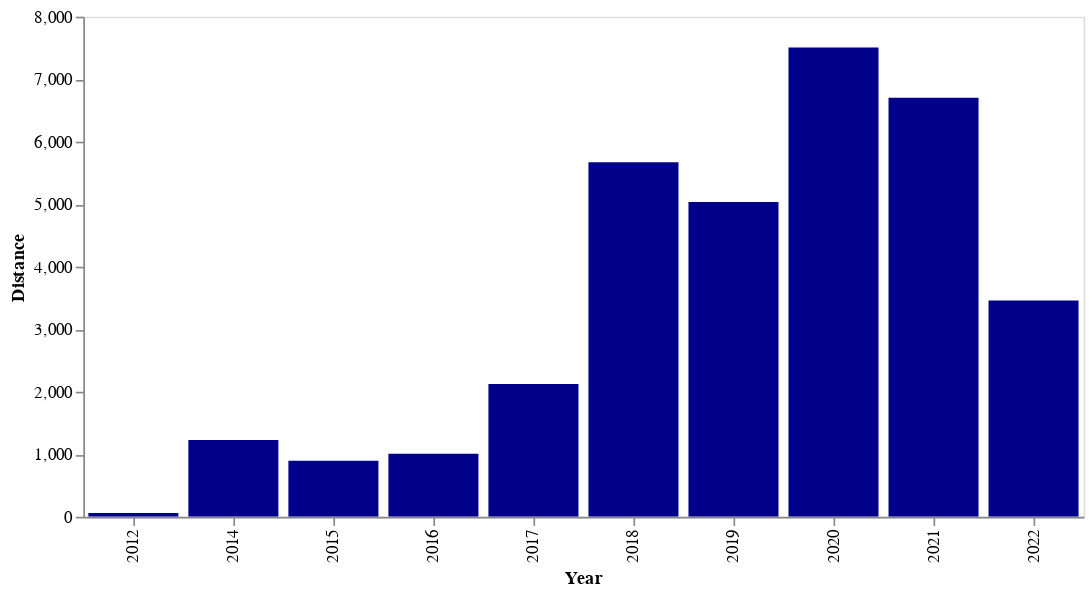

Here is the notebook cell this chart was saved with:
### Code cell
alt.Chart(km_per_year).mark_bar(color='darkblue').encode(
    x='Year:O',
    y='Distance:Q',
    tooltip=['Distance', 'Year']
).configure_axis(
    grid=False
).properties(
    width=600,
    height=300
).interactive()

### Figure 1 — Vega-Lite specification as saved in the notebook (floating-point values rounded to 4 significant figures)
{"config": {"view": {"continuousWidth": 400, "continuousHeight": 300}, "axis": {"grid": false}}, "data": {"name": "data-e0473cfbce69d171a5fdd713303ca1c8"}, "mark": {"type": "bar", "color": "darkblue"}, "encoding": {"tooltip": [{"field": "Distance", "type": "quantitative"}, {"field": "Year", "type": "quantitative"}], "x": {"field": "Year", "type": "ordinal"}, "y": {"field": "Distance", "type": "quantitative"}}, "height": 300, "selection": {"selector014": {"type": "interval", "bind": "scales", "encodings": ["x", "y"]}}, "width": 600, "$schema": "https://vega.github.io/schema/vega-lite/v4.17.0.json", "datasets": {"data-e0473cfbce69d171a5fdd713303ca1c8": [{"Year": 2012.0, "Distance": 59.25}, {"Year": 2014.0, "Distance": 1226.0}, {"Year": 2015.0, "Distance": 896.6}, {"Year": 2016.0, "Distance": 1007.0}, {"Year": 2017.0, "Distance": 2124.0}, {"Year": 2018.0, "Distance": 5670.0}, {"Year": 2019.0, "Distance": 5034.0}, {"Year": 2020.0, "Distance": 7506.0}, {"Year": 2021.0, "Distance": 6703.0}, {"Year": 2022.0, "Distance": 3458.0}]}}
